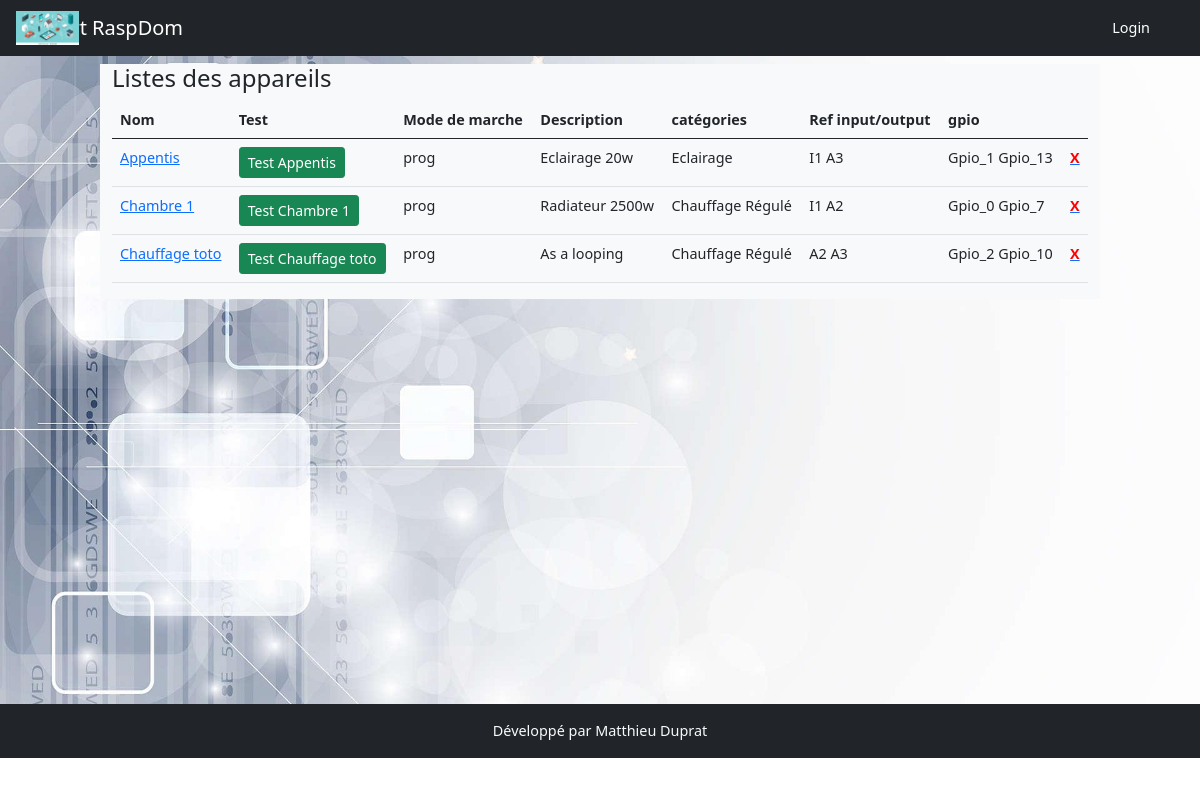
Page /appareils on the earlier database version.
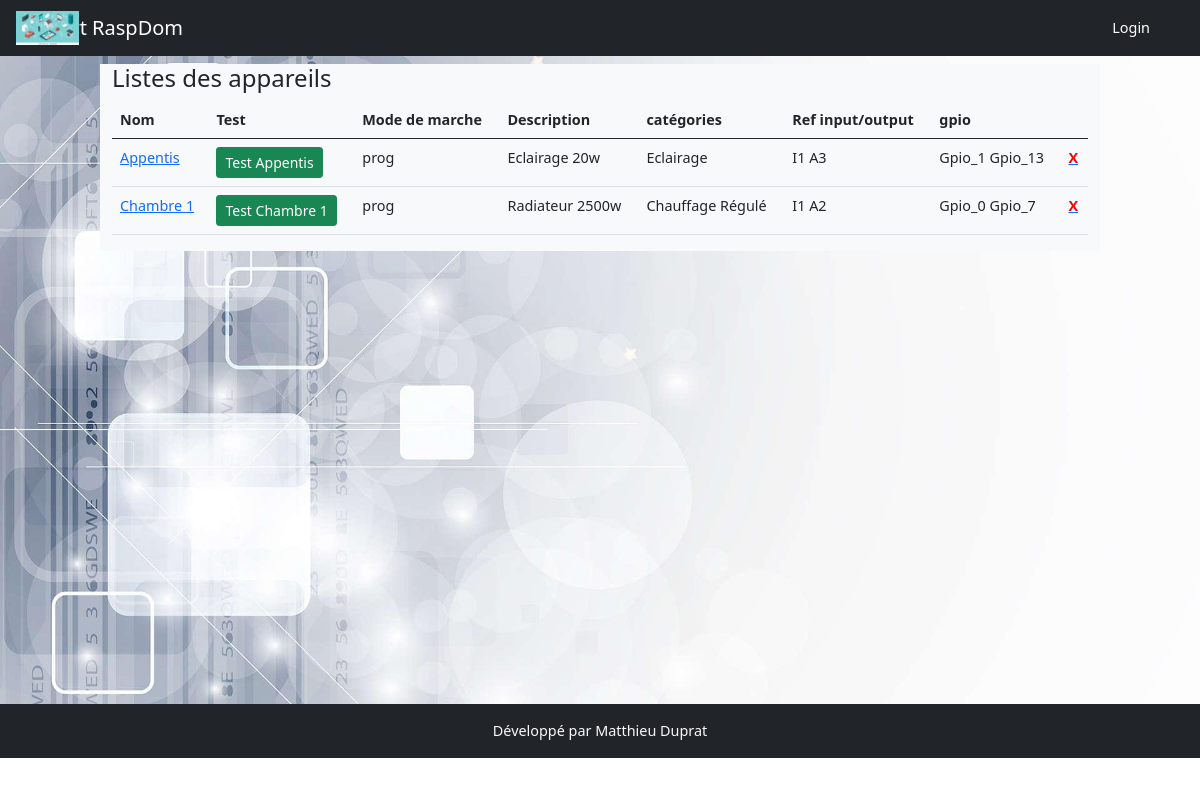
Same page on the later database version.
### models.py (models this page shows, shortened)
class Appareil(db.Model):
    id = db.Column(db.Integer, primary_key=True)
    nom = db.Column(db.String(200))
    description = db.Column(db.String(200))
    categorieappareil = db.Column(db.String(200), nullable=True)
    sortie = db.Column(db.String(200), nullable=True)
    image = db.Column(db.String(200), nullable=True)
    gpios = db.relationship('Gpio', backref='appareil', lazy=True)
    order_gpio = db.Column(db.String(200))
    nbre_gpio = db.Column(db.Integer)
    programmations = db.relationship('Programmation', backref='appareil_programmation', lazy=True)
    mode_de_marche = db.relationship('ModeDeMarche', uselist=False,  backref='appareil_mode_de_marche', lazy=True)
    auto = db.relationship('Auto', uselist=False, backref='appareil_auto', lazy=True)
    sonde_id = db.Column(db.Integer, db.ForeignKey('sonde.id'))
    sonde = db.relationship('Sonde', uselist=False, backref='appareil_sonde', lazy=True)
    manuel = db.relationship('Manuel', uselist=False, backref='appareil_ordre', lazy=True)
    label = db.Column(db.String(250))

class ModeDeMarche(db.Model):
    id = db.Column(db.Integer, primary_key=True)
    appareil_id = db.Column(db.Integer,db.ForeignKey('appareil.id'), nullable=False)
    mode_de_marche = db.Column(db.String(200), default='off')

class Gpio(db.Model):
    id = db.Column(db.Integer, primary_key=True)
    nom = db.Column(db.String(200))
    mode = db.Column(db.String(10))
    valeur = db.Column(db.String(10))
    info = db.Column(db.String(200))
    appareil_id = db.Column(db.Integer, db.ForeignKey('appareil.id'), nullable=True, default='')

### app.py (the view)
@app.route('/appareils')
def appareils():
    appareils = Appareil.query.order_by('nom')
    return render_template('appareil/appareils.html', appareils=appareils)

### templates/appareil/appareils.html
{% extends 'base.html' %}
{% block content %}
<div class="row">
    <div class="col-md-10 mx-auto  bg-light">
        <h4>Listes des appareils</h4>
        <table class="table">
            <thead>
                <tr>
                    <th>Nom</th>
                    <th>Test</th>
                    <th>Mode de marche</th>
                    <th>Description</th>
                    <th>catégories</th>
                    <th>Ref input/output</th>
                    <th>gpio</th>
                    <th></th>
                </tr>
            </thead>
            <tbody>{% for appareil in appareils %}
                <tr>
                    <td><a href="{{url_for('edit_appareil', appareil_id=appareil.id)}}">{{appareil.nom}}</a> </td>
                    <td><a class="btn btn-success btn-sm" href="{{ url_for('test', appareil_id=appareil.id)}}">Test {{appareil.nom}}</a></td>
                    <td>{{ appareil.mode_de_marche.mode_de_marche}}</td>
                    <td>{{ appareil.description}}</td>
                    <td>{{appareil.label}}</td>
                    <td>{% for data in appareil.gpios if data %} {{data.nom}}{% endfor %}</td>
                    <td>{% for data in appareil.gpios if data %} {{data.valeur}} {% endfor %}</td>
                    <td><a href="{{url_for('delete_appareil', appareil_id=appareil.id)}}"><b style="color:red">X</b></a></td>
                </tr>{% endfor %}
            </tbody>
        </table>
    </div>
</div>
{% endblock %}

Differences in the rows shown:
removed Appareil: nom "Chauffage toto", mode_de_marche.mode_de_marche "prog", description "As a looping", label "Chauffage Régulé"
removed Gpio: nom "A2", valeur "Gpio_2"
removed Gpio: nom "A3", valeur "Gpio_10"
